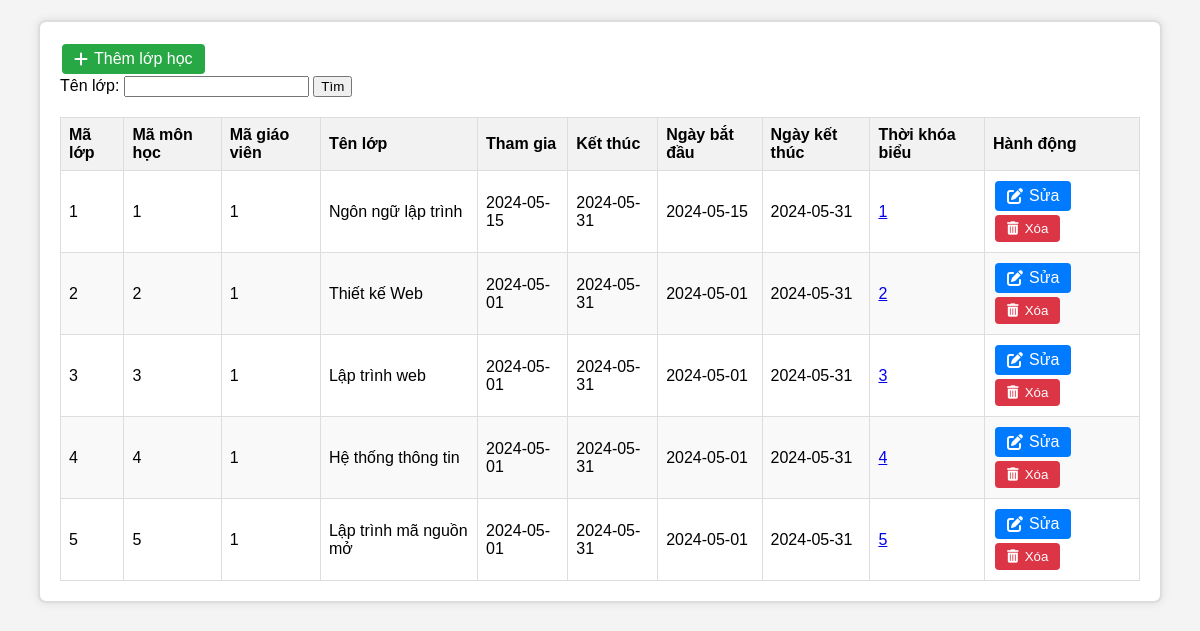
The page /lop.php on the database its author committed.
### tables this page shows
CREATE TABLE `thoikhoabieu` (
  `matkb` int(11) NOT NULL,
  `Malop` int(11) NOT NULL,
  `ngaybatdau` date NOT NULL,
  `ngayketthuc` date NOT NULL
);

CREATE TABLE `lop` (
  `Malop` int(11) NOT NULL,
  `Mamh` int(11) NOT NULL,
  `Magv` int(11) NOT NULL,
  `TenLop` varchar(50) NOT NULL,
  `Thamgia` date NOT NULL,
  `Ketthuc` date NOT NULL
);

### lop.php (the view, shortened to what this page needs)
<?php
include 'db_connect.php';
$ten = isset($_GET['ten']) ? $_GET['ten'] : '';
if (empty($ten)) {
    $sql = "SELECT lop.*, thoikhoabieu.matkb, thoikhoabieu.ngaybatdau, thoikhoabieu.ngayketthuc
            FROM lop
            LEFT JOIN thoikhoabieu ON lop.Malop = thoikhoabieu.Malop";
    $stm = $conn->query($sql);
}
if ($stm->rowCount() > 0) {
    $data = $stm->fetchAll(PDO::FETCH_OBJ);
} else {
    $data = [];
}
?>
<!DOCTYPE html>
<html lang="en">
<head>
    <link rel="stylesheet" href="https://cdnjs.cloudflare.com/ajax/libs/font-awesome/6.0.0-beta3/css/all.min.css">
</head>
<body>
    <div class="container">
        <a href="index.php?page=themlop" class="button add">
            <i class="fas fa-plus"></i> Thêm lớp học
        </a>
        <form action="index.php" method="get" class="search-form">
            <label for="ten">Tên lớp:</label>
            <input type="text" name="ten" id="ten" value="<?php echo htmlspecialchars($ten); ?>">
            <input type="submit" value="Tìm">
        </form>
        <table class="student-table">
            <thead>
                <tr>
                    <th>Mã lớp</th>
                    <th>Mã môn học</th>
                    <th>Mã giáo viên</th>
                    <th>Tên lớp</th>
                    <th>Tham gia</th>
                    <th>Kết thúc</th>
                    <th>Ngày bắt đầu</th>
                    <th>Ngày kết thúc</th>
                    <th>Thời khóa biểu</th>
                    <th>Hành động</th>
                </tr>
            </thead>
            <tbody>
                <?php foreach($data as $row): ?>
                    <tr>
                        <td><?php echo htmlspecialchars($row->Malop); ?></td>
                        <td><?php echo htmlspecialchars($row->Mamh); ?></td>
                        <td><?php echo htmlspecialchars($row->Magv); ?></td>
                        <td><?php echo htmlspecialchars($row->TenLop); ?></td>
                        <td><?php echo htmlspecialchars($row->Thamgia); ?></td>
                        <td><?php echo htmlspecialchars($row->Ketthuc); ?></td>
                        <td><?php echo isset($row->ngaybatdau) ? htmlspecialchars($row->ngaybatdau) : 'N/A'; ?></td>
                        <td><?php echo isset($row->ngayketthuc) ? htmlspecialchars($row->ngayketthuc) : 'N/A'; ?></td>
                        <td>
                            <a href="index.php?page=thoikhoabieu&matkb=<?php echo htmlspecialchars($row->matkb); ?>">
                                <?php echo htmlspecialchars($row->matkb); ?>
                            </a>
                        </td>
                        <td>
                            <a href="index.php?page=sualop&Malop=<?php echo htmlspecialchars($row->Malop); ?>" class="button edit">
                                <i class="fas fa-edit"></i> Sửa
                            </a>
                            <form method="post" action="index.php?page=xoalop" onsubmit="return confirm('Bạn có chắc chắn muốn xóa lớp học này?');" class="delete-form">
                                <button type="submit" class="button delete">
                                    <i class="fas fa-trash-alt"></i> Xóa
                                </button>
                            </form>
                        </td>
                    </tr>
                <?php endforeach; ?>
            </tbody>
        </table>
    </div>
</body>
</html>

### lop.php (style rules this page uses)
body { font-family: Arial, sans-serif; margin: 0; padding: 0; background-color: #f4f4f4; }
.container { width: 90%; margin: 20px auto; padding: 20px; background-color: #fff; border: 2px solid #ddd; border-radius: 8px; box-shadow: 0 0 10px rgba(0, 0, 0, 0.1); overflow: hidden; }
.search-form { margin-bottom: 20px; }
.student-table { width: 100%; border-collapse: collapse; border-spacing: 0; }
.student-table th, .student-table td { border: 1px solid #ddd; padding: 8px; text-align: left; }
.student-table th { background-color: #f2f2f2; }
.student-table tbody tr:nth-child(even) { background-color: #f9f9f9; }
.button { padding: 6px 12px; margin: 2px; border: none; border-radius: 4px; cursor: pointer; color: #fff; text-decoration: none; display: inline-flex; align-items: center; }
.button i { margin-right: 6px; }
.button.add { background-color: #28a745; }
.button.edit { background-color: #007bff; }
.button.delete { background-color: #dc3545; }
.delete-form { display: inline-block; margin: 0; }

### rows shown on the page
thoikhoabieu: Malop.Malop "1", Malop.Mamh "1", Malop.Magv "1", Malop.TenLop "Ngôn ngữ lập trình", Malop.Thamgia "2024-05-15", Malop.Ketthuc "2024-05-31", ngaybatdau "2024-05-15", ngayketthuc "2024-05-31", matkb "1"
thoikhoabieu: Malop.Malop "2", Malop.Mamh "2", Malop.Magv "1", Malop.TenLop "Thiết kế Web", Malop.Thamgia "2024-05-01", Malop.Ketthuc "2024-05-31", ngaybatdau "2024-05-01", ngayketthuc "2024-05-31", matkb "2"
thoikhoabieu: Malop.Malop "3", Malop.Mamh "3", Malop.Magv "1", Malop.TenLop "Lập trình web", Malop.Thamgia "2024-05-01", Malop.Ketthuc "2024-05-31", ngaybatdau "2024-05-01", ngayketthuc "2024-05-31", matkb "3"
thoikhoabieu: Malop.Malop "4", Malop.Mamh "4", Malop.Magv "1", Malop.TenLop "Hệ thống thông tin", Malop.Thamgia "2024-05-01", Malop.Ketthuc "2024-05-31", ngaybatdau "2024-05-01", ngayketthuc "2024-05-31", matkb "4"
thoikhoabieu: Malop.Malop "5", Malop.Mamh "5", Malop.Magv "1", Malop.TenLop "Lập trình mã nguồn mở", Malop.Thamgia "2024-05-01", Malop.Ketthuc "2024-05-31", ngaybatdau "2024-05-01", ngayketthuc "2024-05-31", matkb "5"
